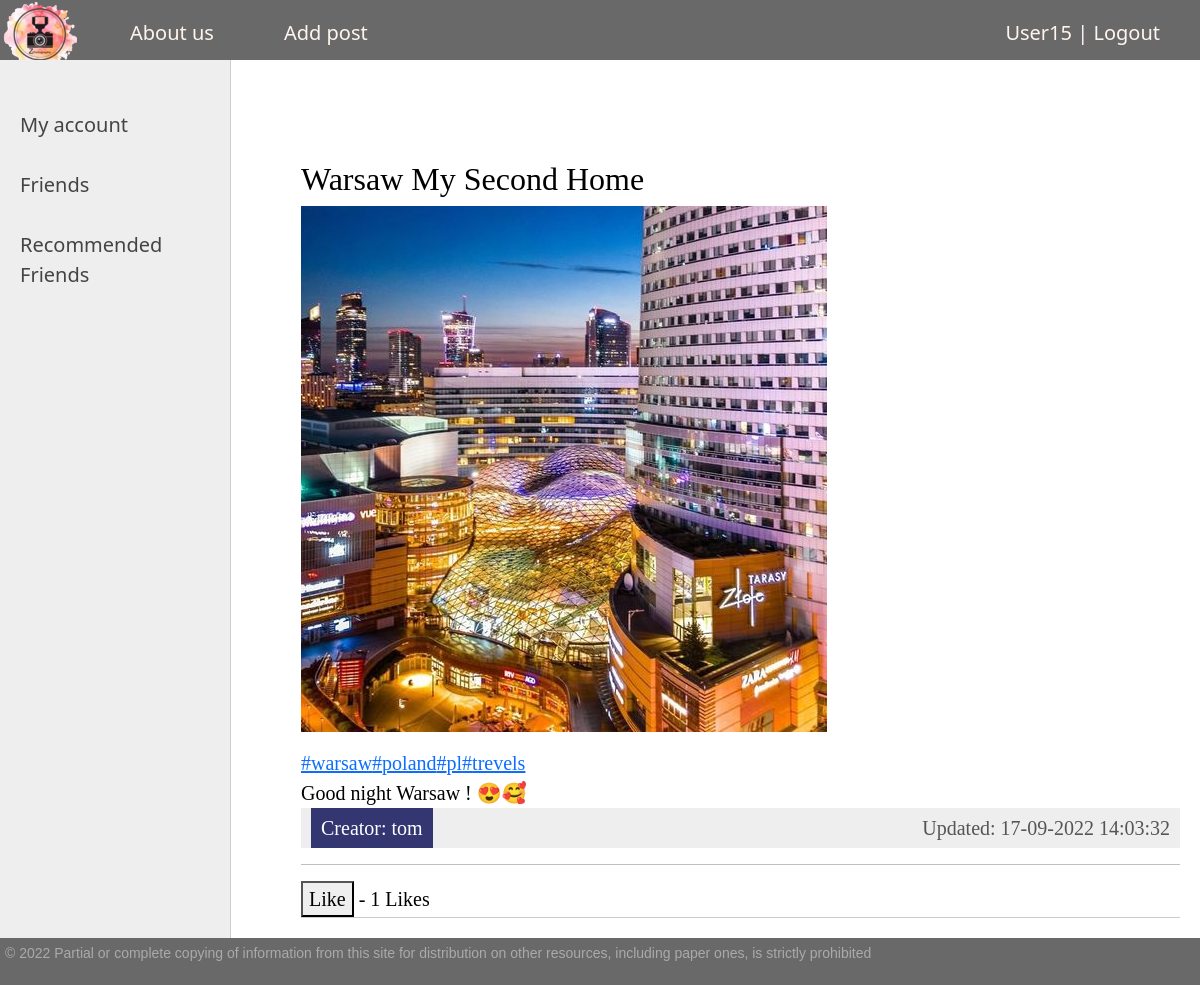
/post/warsaw-my-second-home/ (signed in), run on the app's committed database.
### main/models.py (models this page shows, shortened)
class Article(models.Model):
    title = models.CharField(max_length=255, verbose_name='Tittle')
    slug = AutoSlugField(populate_from='title', unique=True, db_index=True, verbose_name='URL')
    content = models.TextField(blank=True)
    time_create = models.DateTimeField(auto_now_add=True)
    time_update = models.DateTimeField(auto_now=True)
    is_published = models.BooleanField(default=True)
    creator = models.ForeignKey('UserAccount', on_delete=models.CASCADE,
                                blank=True, null=True, related_name='Author')
    likes = models.ManyToManyField('UserAccount', blank=True, related_name='Liked_Post')
    tags = TaggableManager()
    def total_likes(self):
        return self.likes.count()
    class Meta:
        ordering = ['-time_create', 'title']

class Images(models.Model):
    article = models.ForeignKey(Article, on_delete=models.CASCADE, null=True, blank=True)
    image = models.ImageField("photos/%Y/%m/%d")

class UserAccount(User, models.Model):
    slug = AutoSlugField(populate_from='username', db_index=True, unique=True, verbose_name='URL/Login')
    birth = models.DateField(verbose_name='Birth day', default=timezone.now)
    avatar = models.ImageField(upload_to='users/avatar', null=True, blank=True)
    about_user = models.TextField(verbose_name='Profile info', blank=True)
    friends = models.ManyToManyField('self', blank=True, symmetrical=False)
    User.email = models.EmailField(verbose_name='Email address', unique=True)
    email_verify = models.BooleanField(default=True)
    def __str__(self):
        return self.slug
    def get_absolute_url(self):
        return reverse('profile', kwargs={'usr_slug': self.slug})

### main/views.py (the view)
# urls.py: path('post/<slug:post_slug>/', ViewArticle.as_view(), name='post_view'),
class ViewArticle(DataMixin, DetailView):
    model = Article
    template_name = 'main/article.html'
    slug_url_kwarg = 'post_slug'
    context_object_name = 'post'
    def get_context_data(self, *, object_list=None, **kwargs):
        stuff = get_object_or_404(Article, slug=self.kwargs[self.slug_url_kwarg])
        total_likes = stuff.total_likes()
        liked = False
        if stuff.likes.filter(id=self.request.user.id).exists():
            liked = True
        context = super().get_context_data(**kwargs)
        context['liked'] = liked
        context['total_likes'] = total_likes
        c_def = self.get_user_context(title='Article',
                                      photos=Images.objects.filter(article__slug=self.kwargs['post_slug']))
        return dict(list(context.items()) + list(c_def.items()))

### main/utils.py (called while the page is built)
    def get_user_context(self, **kwargs):
        context = kwargs
        user_menu = menu.copy()
        if not self.request.user.is_authenticated:
            user_menu.pop(1)
        context['menu'] = user_menu
        return context

### templates/main/article.html (shortened to what this page needs)
{% extends 'main/base.html' %}
{% block content %}
    <ul class="list-articles">
        <li>
            <h2>{{ post.title }}</h2>
                {% for photo in photos %}
                <p><img class="img" src="{{ photo.image.url }}"></p>
                {% endfor %}
            <div style="display:flex">
                {% for tag in post.tags.all %}
                    <a href="{% url 'tagged' tag.slug %}" class="badge-info">#{{ tag }}</a>
                {% endfor %}
            </div>
            {% autoescape on %}
                {{ post.content }}
            {% endautoescape %}
            <div class="article-panel">
                <p class="first link-read-post"><a href="{{ post.creator.get_absolute_url }}">
                    Creator: {{ post.creator }}</a></p>
                <p class="last">Updated: {{ post.time_update|date:'d-m-Y H:i:s' }}</p>
            </div>
            <hr>
            <form action="{% url 'like_post' post.slug %}" method="POST">
                {% if liked %}
                    <button type="submit" name="post_slug" value="{{ post.slug }}">Unlike</button> - {{ total_likes }}
                    Likes
                {% else %}
                    <button type="submit" name="post_slug" value="{{ post.slug }}">Like</button> - {{ total_likes }}
                    Likes
                {% endif %}
            </form>
        </li>
    </ul>
{% endblock %}

### templates/main/base.html (shortened to what this page needs)
{% load static %}
<!DOCTYPE html>
<html>
<head>
    <link type="text/css" href="{% static 'main/css/styles.css' %}" rel="stylesheet"/>
    <link href="https://cdn.jsdelivr.net/npm/bootstrap@5.1.0/dist/css/bootstrap.min.css" rel="stylesheet"
>
</head>
<body>
<table class="table-page" border=0 cellpadding="0" cellspacing="0">
    <tr>
        <td valign=top>
            {% block mainmenu %}
                <div class="header">
                    <ul id="mainmenu" class="mainmenu">
                        <li class="logo"><a href="{% url 'timeline' %}">
                            <div class="logo"></div>
                        </a></li>
                        {% for m in menu %}
                            <li><a href="{% url m.url_name %}">{{ m.title }}</a></li>
                        {% endfor %}
                        {% if request.user.is_authenticated %}
                            <li class="last"><a href="{% url 'profile' user.username %}"> {{ user.username }} </a> | <a
                                    href="{% url 'logout' %}">Logout</a></li>
                        {% else %}
                            <li class="last"><a href="{% url 'registration' %}">Registration</a> | <a
                                    href="{% url 'login' %}">Login</a></li>
                        {% endif %}
                    </ul>
                </div>
            {% endblock mainmenu %}
            <table class="table-content" border=0 cellpadding="0" cellspacing="0">
                <tr>
                    <td valign="top" class="left-chapters">
                        <ul id="leftchapters">
                            {% if request.user.is_authenticated %}
                                {% if cat_selected == 0 %}
                                    <li class="selected">My account</li>
                                {% else %}
                                    <li><a href="{% url 'profile' user.username %}">My account</a></li>
                                {% endif %}
                                {% if cat_selected == 0 %}
                                    <li class="selected">Friends</li>
                                {% else %}
                                    <li><a href="{% url 'friends' %}">Friends</a></li>
                                {% endif %}
                                {% if cat_selected == 0 %}
                                    <li class="selected">Recommended Friends</li>
                                {% else %}
                                    <li><a href="{% url 'recommendations' %}">Recommended Friends</a></li>
                                {% endif %}
                            {% else %}
                                {% if cat_selected == 0 %}
                                    <li class="selected">Login</li>
                                {% else %}
                                    <li><a href="{% url 'login' %}">Login</a></li>
                                {% endif %}
                            {% endif %}
                        </ul>
                    </td>
                    <td valign="top" class="content">
                        <div class="content-text">
                            {% block content %}
                            {% endblock %}
                        </div>
                    </td>
                </tr>
            </table>
        </td>
    </tr>
    <tr>
        <td valign=top>
            <div id="footer">
                <p>&copy; 2022 Partial or complete copying of
                    information from this site for distribution
                    on other resources, including paper ones, is strictly prohibited</p>
            </div>
        </td>
    </tr>
</table>
</body>
</html>

### main/static/main/css/styles.css (style rules this page uses)
html, body { font-family: 'Arial'; margin: 0; padding: 0; height: 100%; width: 100%; color: #444; }
a { color: #0059b2; text-decoration: none; }
img { max-width: 600px; height: auto; }
p.link-read-post { text-align: right; }
p.link-read-post a { padding: 10px; min-width: 100px; background: #333671; color: #fff; text-decoration: none; }
div.article-panel { background: #eee; padding: 5px 10px 5px 10px; box-sizing: border-box; overflow: hidden; color: #555; }
div.article-panel p.first { margin: 0; float: left; }
div.article-panel p.last { margin: 0; float: right; }
ul.list-articles { list-style: none; margin: 0; padding: 0; }
ul.list-articles li { border-bottom: 1px solid #ccc; }
.table-page { width: 100%; height: 100%; vertical-align: top; }
.table-page tr { height: 100%; }
.header { background: #696969; height: 60px; }
.logo { background: url('../images/logo.png') no-repeat 1px 2px; width: 100px; height: 100px; }
ul.mainmenu { list-style: none; margin: 0; padding: 0; height: 60px; color: #FFF5EE; font-size: 20px; overflow: hidden; }
ul.mainmenu li { float: left; margin: 18px 40px 0 30px; }
ul.mainmenu li.logo { margin: 0; }
ul.mainmenu li.last { float: right; }
ul.mainmenu li a { color: #FFF5EE; text-decoration: none; }
.table-content { width: 100%; min-height: 100%; height: 100%; }
.left-chapters { margin: 0; background: #eee; border-right: 1px solid #ccc; min-height: 100%; }
.left-chapters ul { width: 230px; min-height: 100%; margin: 0; padding: 20px 10px 10px 20px; list-style: none; font-size: 20px; }
.left-chapters ul li { margin: 30px 0 0 0; color: #999; }
.left-chapters ul li a { color: #444; text-decoration: none; }
.content { padding: 40px 20px 20px 40px; width: 100%; box-sizing: border-box; }
.content-text { margin: 60px 0 0 30px; color: #000; font-size: 20px; font-family: Yandex Sans Display Light; }
#footer { box-sizing: border-box; background: #696969; padding: 5px; color: #aaa; font-size: 14px; font-family: Verdana, Geneva, Arial, Helvetica; text-align: left; overflow: hidden; }

### data on the page
Article: title "Warsaw My Second Home", content "Good night Warsaw ! 😍🥰", creator "tom", time_update "17-09-2022 14:03:32"
Images: image (picture)
Tag: name "warsaw"
Tag: name "poland"
Tag: name "pl"
Tag: name "trevels"

### other printed values
{{ m.title }} "About us" "Add post"
{{ user.username }} "User15"
{{ total_likes }} "1"
